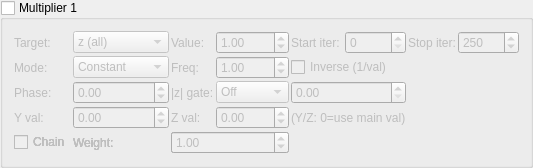
    <widget class="MyGroupBox" name="groupCheck_transf_multiplier_enabled_1_false">
     <property name="title"><string>Multiplier 1</string></property>
     <property name="checkable"><bool>true</bool></property>
     <property name="checked"><bool>false</bool></property>
     <layout class="QGridLayout" name="gridLayout_mult1">
      <property name="spacing"><number>2</number></property>
      <item row="0" column="0">
       <widget class="QLabel"><property name="text"><string>Target:</string></property></widget>
      </item>
      <item row="0" column="1">
       <widget class="MyComboBox" name="comboBox_transf_multiplier_mode_1">
        <item><property name="text"><string notr="true">z (all)</string></property></item>
        <item><property name="text"><string notr="true">z.x</string></property></item>
        <item><property name="text"><string notr="true">z.y</string></property></item>
        <item><property name="text"><string notr="true">z.z</string></property></item>
        <item><property name="text"><string notr="true">DE</string></property></item>
        <item><property name="text"><string notr="true">color</string></property></item>
        <item><property name="text"><string notr="true">z.w</string></property></item>
        <item><property name="text"><string notr="true">z.xy</string></property></item>
        <item><property name="text"><string notr="true">z.xz</string></property></item>
        <item><property name="text"><string notr="true">z.yz</string></property></item>
        <item><property name="text"><string notr="true">color accum</string></property></item>
       </widget>
      </item>
      <item row="0" column="2">
       <widget class="QLabel"><property name="text"><string>Value:</string></property></widget>
      </item>
      <item row="0" column="3">
       <widget class="MyDoubleSpinBox" name="spinbox_transf_multiplier_scale_1">
        <property name="minimum"><double>-100.0</double></property><property name="maximum"><double>100.0</double></property>
        <property name="singleStep"><double>0.01</double></property><property name="value"><double>1.0</double></property>
       </widget>
      </item>
      <item row="0" column="4">
       <widget class="QLabel"><property name="text"><string>Start iter:</string></property></widget>
      </item>
      <item row="0" column="5">
       <widget class="MySpinBox" name="spinboxInt_transf_multiplier_start_iter_1">
        <property name="minimum"><number>0</number></property><property name="maximum"><number>10000</number></property>
        <property name="value"><number>0</number></property>
       </widget>
      </item>
      <item row="0" column="6">
       <widget class="QLabel"><property name="text"><string>Stop iter:</string></property></widget>
      </item>
      <item row="0" column="7">
       <widget class="MySpinBox" name="spinboxInt_transf_multiplier_stop_iter_1">
        <property name="minimum"><number>0</number></property><property name="maximum"><number>10000</number></property>
        <property name="value"><number>250</number></property>
       </widget>
      </item>
      <item row="1" column="0">
       <widget class="QLabel"><property name="text"><string>Mode:</string></property></widget>
      </item>
      <item row="1" column="1">
       <widget class="MyComboBox" name="comboBox_transf_multiplier_value_mode_1">
        <item><property name="text"><string notr="true">Constant</string></property></item>
        <item><property name="text"><string notr="true">Sine</string></property></item>
        <item><property name="text"><string notr="true">Ramp</string></property></item>
        <item><property name="text"><string notr="true">Exponential</string></property></item>
        <item><property name="text"><string notr="true">Triangle</string></property></item>
        <item><property name="text"><string notr="true">Square</string></property></item>
        <item><property name="text"><string notr="true">Smoothstep</string></property></item>
        <item><property name="text"><string notr="true">Noise</string></property></item>
        <item><property name="text"><string notr="true">Ping-pong</string></property></item>
        <item><property name="text"><string notr="true">Stepped</string></property></item>
       </widget>
      </item>
      <item row="1" column="2">
       <widget class="QLabel"><property name="text"><string>Freq:</string></property></widget>
      </item>
      <item row="1" column="3">
       <widget class="MyDoubleSpinBox" name="spinbox_transf_multiplier_frequency_1">
        <property name="minimum"><double>0.01</double></property><property name="maximum"><double>100.0</double></property>
        <property name="singleStep"><double>0.1</double></property><property name="value"><double>1.0</double></property>
       </widget>
      </item>
      <item row="1" column="4" colspan="2">
       <widget class="MyCheckBox" name="checkBox_transf_multiplier_inverse_1">
        <property name="text"><string>Inverse (1/val)</string></property>
       </widget>
      </item>
      <item row="2" column="0">
       <widget class="QLabel"><property name="text"><string>Phase:</string></property></widget>
      </item>
      <item row="2" column="1">
       <widget class="MyDoubleSpinBox" name="spinbox_transf_multiplier_phase_1">
        <property name="minimum"><double>-10.0</double></property><property name="maximum"><double>10.0</double></property>
        <property name="singleStep"><double>0.1</double></property><property name="value"><double>0.0</double></property>
       </widget>
      </item>
      <item row="2" column="2">
       <widget class="QLabel"><property name="text"><string>|z| gate:</string></property></widget>
      </item>
      <item row="2" column="3">
       <widget class="MyComboBox" name="comboBox_transf_multiplier_threshold_mode_1">
        <item><property name="text"><string notr="true">Off</string></property></item>
        <item><property name="text"><string notr="true">&gt; thresh</string></property></item>
        <item><property name="text"><string notr="true">&lt; thresh</string></property></item>
       </widget>
      </item>
      <item row="2" column="4" colspan="2">
       <widget class="MyDoubleSpinBox" name="spinbox_transf_multiplier_threshold_1">
        <property name="minimum"><double>0.0</double></property><property name="maximum"><double>1000.0</double></property>
        <property name="singleStep"><double>0.1</double></property><property name="value"><double>0.0</double></property>
       </widget>
      </item>
      <item row="3" column="0">
       <widget class="QLabel"><property name="text"><string>Y val:</string></property></widget>
      </item>
      <item row="3" column="1">
       <widget class="MyDoubleSpinBox" name="spinbox_transf_multiplier_scale_y_1">
        <property name="minimum"><double>-100.0</double></property><property name="maximum"><double>100.0</double></property>
        <property name="singleStep"><double>0.01</double></property><property name="value"><double>0.0</double></property>
       </widget>
      </item>
      <item row="3" column="2">
       <widget class="QLabel"><property name="text"><string>Z val:</string></property></widget>
      </item>
      <item row="3" column="3">
       <widget class="MyDoubleSpinBox" name="spinbox_transf_multiplier_scale_z_1">
        <property name="minimum"><double>-100.0</double></property><property name="maximum"><double>100.0</double></property>
        <property name="singleStep"><double>0.01</double></property><property name="value"><double>0.0</double></property>
       </widget>
      </item>
      <item row="3" column="4" colspan="2">
       <widget class="QLabel"><property name="text"><string notr="true">(Y/Z: 0=use main val)</string></property></widget>
      </item>
      <item row="4" column="0">
       <widget class="MyCheckBox" name="checkBox_transf_multiplier_chain_5">
        <property name="text"><string>Chain</string></property>
       </widget>
      </item>
      <item row="4" column="1">
       <widget class="QLabel"><property name="text"><string>Weight:</string></property></widget>
      </item>
      <item row="4" column="2" colspan="2">
       <widget class="MyDoubleSpinBox" name="spinbox_transf_multiplier_weight_5">
        <property name="minimum"><double>0.0</double></property><property name="maximum"><double>10.0</double></property>
        <property name="singleStep"><double>0.1</double></property><property name="value"><double>1.0</double></property>
       </widget>
      </item>
      <item row="4" column="0">
       <widget class="MyCheckBox" name="checkBox_transf_multiplier_chain_4">
        <property name="text"><string>Chain</string></property>
       </widget>
      </item>
      <item row="4" column="1">
       <widget class="QLabel"><property name="text"><string>Weight:</string></property></widget>
      </item>
      <item row="4" column="2" colspan="2">
       <widget class="MyDoubleSpinBox" name="spinbox_transf_multiplier_weight_4">
        <property name="minimum"><double>0.0</double></property><property name="maximum"><double>10.0</double></property>
        <property name="singleStep"><double>0.1</double></property><property name="value"><double>1.0</double></property>
       </widget>
      </item>
      <item row="4" column="0">
       <widget class="MyCheckBox" name="checkBox_transf_multiplier_chain_3">
        <property name="text"><string>Chain</string></property>
       </widget>
      </item>
      <item row="4" column="1">
       <widget class="QLabel"><property name="text"><string>Weight:</string></property></widget>
      </item>
      <item row="4" column="2" colspan="2">
       <widget class="MyDoubleSpinBox" name="spinbox_transf_multiplier_weight_3">
        <property name="minimum"><double>0.0</double></property><property name="maximum"><double>10.0</double></property>
        <property name="singleStep"><double>0.1</double></property><property name="value"><double>1.0</double></property>
       </widget>
      </item>
      <item row="4" column="0">
       <widget class="MyCheckBox" name="checkBox_transf_multiplier_chain_2">
        <property name="text"><string>Chain</string></property>
       </widget>
      </item>
      <item row="4" column="1">
       <widget class="QLabel"><property name="text"><string>Weight:</string></property></widget>
      </item>
      <item row="4" column="2" colspan="2">
       <widget class="MyDoubleSpinBox" name="spinbox_transf_multiplier_weight_2">
        <property name="minimum"><double>0.0</double></property><property name="maximum"><double>10.0</double></property>
        <property name="singleStep"><double>0.1</double></property><property name="value"><double>1.0</double></property>
       </widget>
      </item>
      <item row="4" column="0">
       <widget class="MyCheckBox" name="checkBox_transf_multiplier_chain_1">
        <property name="text"><string>Chain</string></property>
       </widget>
      </item>
      <item row="4" column="1">
       <widget class="QLabel"><property name="text"><string>Weight:</string></property></widget>
      </item>
      <item row="4" column="2" colspan="2">
       <widget class="MyDoubleSpinBox" name="spinbox_transf_multiplier_weight_1">
        <property name="minimum"><double>0.0</double></property><property name="maximum"><double>10.0</double></property>
        <property name="singleStep"><double>0.1</double></property><property name="value"><double>1.0</double></property>
       </widget>
      </item>
     </layout>
    </widget>
